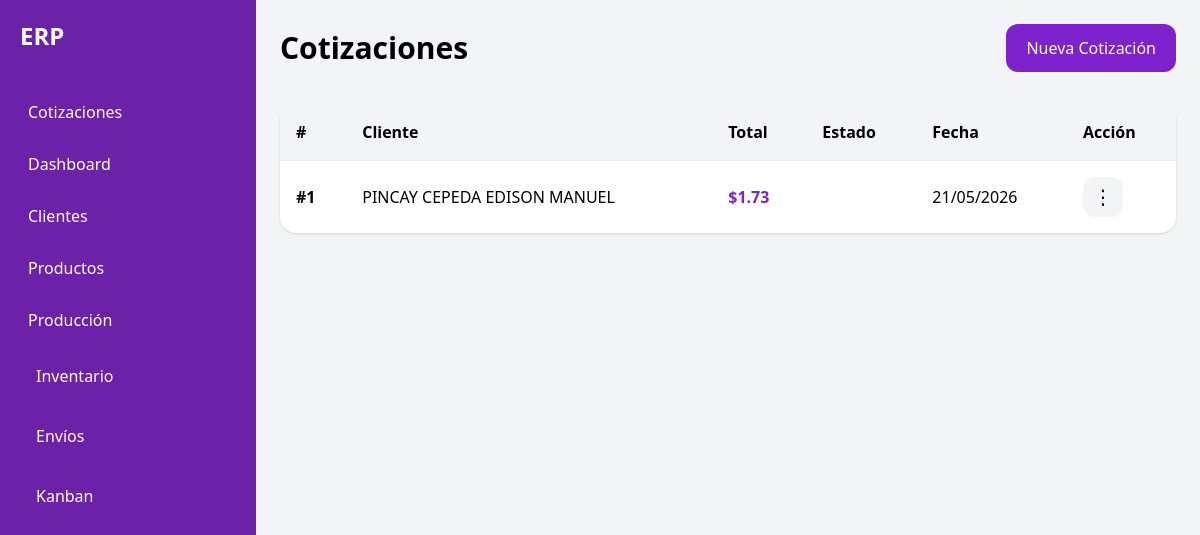
Before: /quotations/ with the older database file.
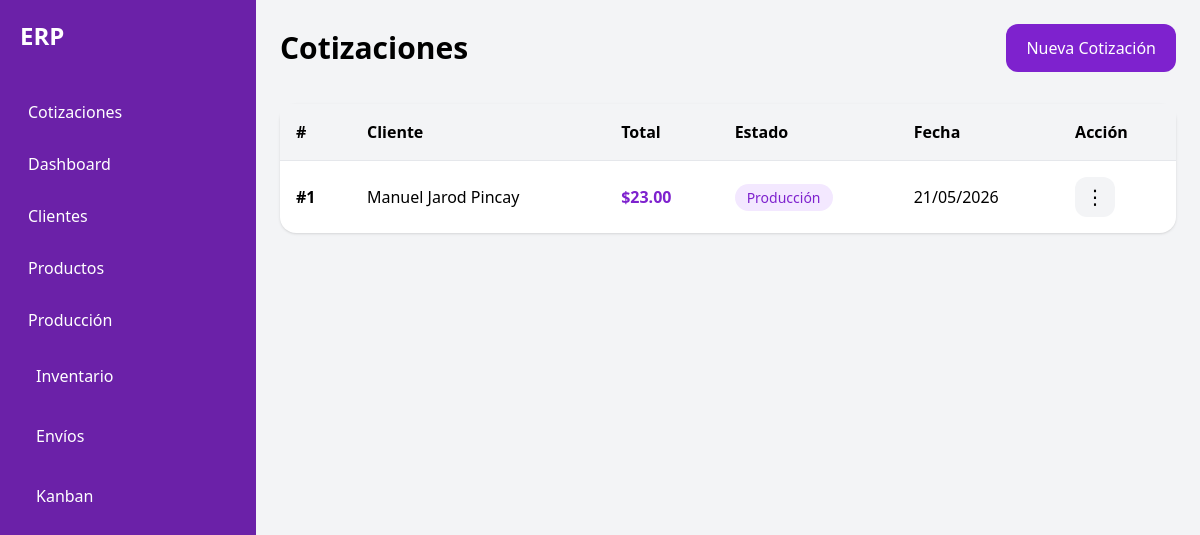
After: the same page with the newer database file.
### app/models/quotation.py (models this page shows)
class Quotation(Base):
    __tablename__ = "quotations"
    id = Column(Integer, primary_key=True)
    client_id = Column(
        Integer,
        ForeignKey("clients.id")
    )
    subtotal = Column(Float)
    discount = Column(Float)
    iva = Column(Float)
    total = Column(Float)
    status = Column(String)
    created_at = Column(
        DateTime,
        default=datetime.utcnow
    )
    client = relationship("Client")
    items = relationship(
    "QuotationItem"
)

### app/models/client.py (models this page shows)
class Client(Base):
    __tablename__ = "clients"
    id = Column(Integer, primary_key=True, index=True)
    name = Column(String)
    company = Column(String)
    ruc_ci = Column(String)
    phone = Column(String)
    email = Column(String)
    address = Column(Text)
    client_type = Column(String)
    observations = Column(Text)

### app/routes/quotations.py (the view)
@router.get(
    "/",
    response_class=HTMLResponse
)
async def quotations_page(
    request: Request,
    db: Session = Depends(get_db)
):
    quotations = db.query(
        Quotation
    ).order_by(
        Quotation.id.desc()
    ).all()
    return templates.TemplateResponse(
        request=request,
        name="quotations.html",
        context={
            "quotations": quotations
        }
    )

### app/templates/quotations.html (shortened to what this page needs)
{% extends 'base.html' %}
{% block content %}
<div class="flex justify-between items-center mb-8">
    <h1 class="text-3xl font-bold">
        Cotizaciones
    </h1>
    <a
        href="/quotations/new"
        class="bg-purple-700 hover:bg-purple-800 text-white px-5 py-3 rounded-xl transition"
    >
        Nueva Cotización
    </a>
</div>
<div class="bg-white rounded-2xl shadow overflow-visible">
    <table class="w-full">
        <thead class="bg-gray-100">
            <tr>
                <th class="text-left p-4">
                    #
                </th>
                <th class="text-left p-4">
                    Cliente
                </th>
                <th class="text-left p-4">
                    Total
                </th>
                <th class="text-left p-4">
                    Estado
                </th>
                <th class="text-left p-4">
                    Fecha
                </th>
                <th class="text-left p-4">
                    Acción
                </th>
            </tr>
        </thead>
        <tbody>
            {% for quotation in quotations %}
            <tr class="border-t hover:bg-gray-50 transition">
                <td class="p-4 font-bold whitespace-nowrap">
                    #{{ quotation.id }}
                </td>
                <td class="p-4">
                    {{ quotation.client.name }}
                </td>
                <td class="p-4 text-purple-700 font-bold whitespace-nowrap">
                    ${{ "%.2f"|format(quotation.total) }}
                </td>
                <td class="p-4">
                    {% if quotation.status == 'pendiente' %}
                    <span class="bg-yellow-100 text-yellow-700 px-3 py-1 rounded-full text-sm whitespace-nowrap">
                        Pendiente
                    </span>
                    {% elif quotation.status == 'aprobada' %}
                    <span class="bg-blue-100 text-blue-700 px-3 py-1 rounded-full text-sm whitespace-nowrap">
                        Aprobada
                    </span>
                    {% elif quotation.status == 'produccion' %}
                    <span class="bg-purple-100 text-purple-700 px-3 py-1 rounded-full text-sm whitespace-nowrap">
                        Producción
                    </span>
                    {% elif quotation.status == 'enviada' %}
                    <span class="bg-orange-100 text-orange-700 px-3 py-1 rounded-full text-sm whitespace-nowrap">
                        Enviada
                    </span>
                    {% elif quotation.status == 'entregada' %}
                    <span class="bg-green-100 text-green-700 px-3 py-1 rounded-full text-sm whitespace-nowrap">
                        Entregada
                    </span>
                    {% elif quotation.status == 'cancelada' %}
                    <span class="bg-red-100 text-red-700 px-3 py-1 rounded-full text-sm whitespace-nowrap">
                        Cancelada
                    </span>
                    {% endif %}
                </td>
                <td class="p-4 whitespace-nowrap">
                    {{ quotation.created_at.strftime('%d/%m/%Y') }}
                </td>
                <td class="p-4">
                    <div class="quotation-menu-container relative inline-block">
                        <button
                            onclick="toggleMenu(event, {{ quotation.id }})"
                            class="w-10 h-10 flex items-center justify-center bg-gray-100 hover:bg-gray-200 rounded-xl transition text-xl"
                        >
                            ⋮
                        </button>
                    </div>
                </td>
            </tr>
            {% endfor %}
        </tbody>
    </table>
</div>
{% endblock %}

Changed rows visible on the page:
changed Quotation id 1: client.name "PINCAY CEPEDA EDISON MANUEL" → "Manuel Jarod Pincay"; total "1.73" → "23.00"; now shows "Producción"
